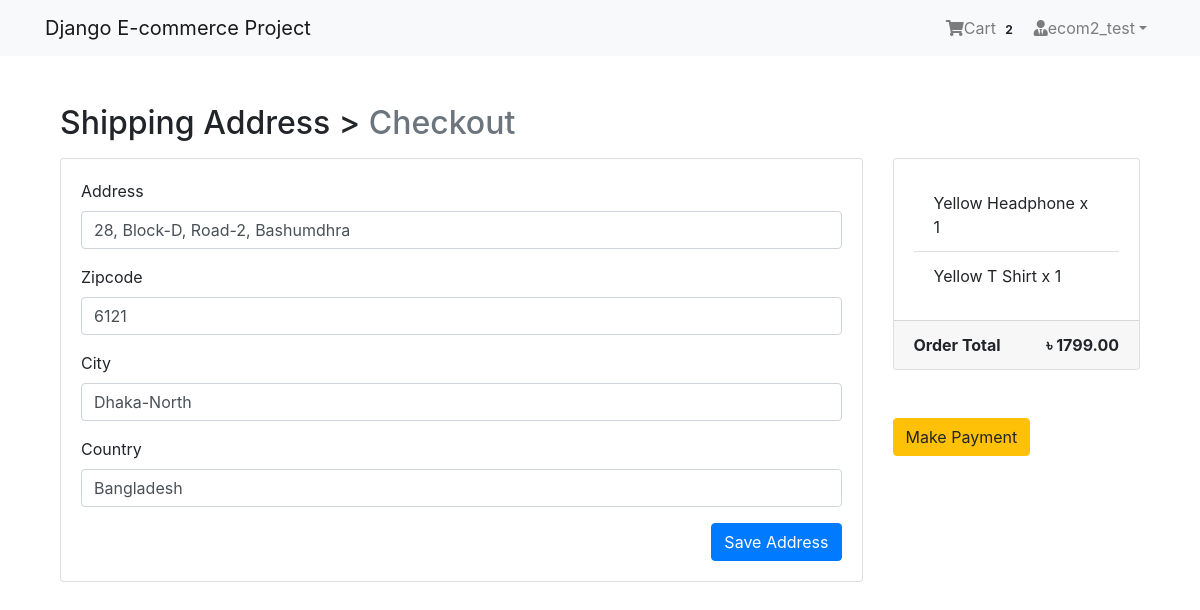
Screenshot of /payment/checkout/ (signed in) with the database file from the repository.
### App_Login/models.py (models this page shows, shortened)
class User(AbstractBaseUser, PermissionsMixin):
    email = models.EmailField(unique=True, null=False)
    is_staff = models.BooleanField(
        ugettext_lazy('staff status'),
        default=False,
        help_text = ugettext_lazy('Designates whether the user can log in this site')
    )
    is_active = models.BooleanField(
        ugettext_lazy('active'),
        default=True,
        help_text=ugettext_lazy('Designates whether this user should be treated as active. Unselect this instead of deleting accounts')
    )
    USERNAME_FIELD = 'email'
    objects = MyUserManager()

class Profile(models.Model):
    user = models.OneToOneField(User, on_delete=models.CASCADE, related_name='profile')
    username = models.CharField(max_length=264, blank=True)
    full_name = models.CharField(max_length=264, blank=True)
    address_1 = models.TextField(max_length=300, blank=True)
    city = models.CharField(max_length=40, blank=True)
    zipcode = models.CharField(max_length=10, blank=True)
    country = models.CharField(max_length=50, blank=True)
    phone = models.CharField(max_length=20, blank=True)
    date_joined = models.DateTimeField(auto_now_add=True)

### App_Order/models.py (models this page shows, shortened)
class Order(models.Model):
    orderitems = models.ManyToManyField(Cart)
    user = models.ForeignKey(settings.AUTH_USER_MODEL, on_delete=models.CASCADE)
    ordered = models.BooleanField(default=False)
    created = models.DateTimeField(auto_now_add=True)
    paymentId = models.CharField(max_length=264, blank=True, null=True)
    orderId = models.CharField(max_length=200, blank=True, null=True)
    def get_totals(self):
        total = 0
        for order_item in self.orderitems.all():
            total += float(order_item.get_total())
        return total

class Cart(models.Model):
    user = models.ForeignKey(settings.AUTH_USER_MODEL, on_delete=models.CASCADE, related_name="cart")
    item = models.ForeignKey(Product, on_delete=models.CASCADE)
    quantity = models.IntegerField(default=1)
    purchased = models.BooleanField(default=False)
    created = models.DateTimeField(auto_now_add=True)
    updated = models.DateTimeField(auto_now=True)
    def get_total(self):
        total = self.item.price * self.quantity
        float_total = format(total, '0.3f')
        return float_total

### App_Payment/models.py (models this page shows, shortened)
class BillingAddress(models.Model):
    user = models.ForeignKey(settings.AUTH_USER_MODEL, on_delete=models.CASCADE)
    address = models.CharField(max_length=264, blank=True)
    zipcode = models.CharField(max_length=10, blank=True)
    city = models.CharField(max_length=30, blank=True)
    country = models.CharField(max_length=20, blank=True)
    def is_fully_filled(self):
        field_names = [f.name for f in self._meta.get_fields()]
        for field_name in field_names:
            value = getattr(self, field_name)
            if value is None or value=='':
                return False
        return True
        class Meta:
            verbose_name_plural = 'Billing Addresses'

### App_Shop/models.py (models this page shows, shortened)
class Product(models.Model):
    mainimage = models.ImageField(upload_to='Products')
    name = models.CharField(max_length=264)
    category = models.ForeignKey(Category, on_delete=models.CASCADE, related_name='category')
    preview_text = models.TextField(max_length=264, verbose_name='Preview Text')
    detail_text = models.TextField(max_length=1000, verbose_name='Description')
    price = models.FloatField()
    old_price = models.FloatField(default=0.00)
    created = models.DateTimeField(auto_now_add=True)
    class Meta:
        ordering = ['-created',]

### App_Payment/views.py (the view)
# urls.py: path('checkout/', views.checkout, name='checkout'),
@login_required
def checkout(request):
    saved_address = BillingAddress.objects.get_or_create(user=request.user)
    saved_address = saved_address[0]
    form = BillingForm(instance=saved_address)
    if request.method == 'POST':
        form = BillingForm(request.POST, instance=saved_address)
        if form.is_valid():
            form.save()
            form = BillingForm(instance=saved_address)
            messages.success(request, f"Shipping Address Saved!")
    order_qs = Order.objects.filter(user=request.user, ordered=False)
    order_items = order_qs[0].orderitems.all()
    order_total = order_qs[0].get_totals()
    return render(request, 'App_Payment/checkout.html', context={'form':form,'order_items':order_items,'order_total':order_total,'saved_address':saved_address})

### App_Payment/forms.py
class BillingForm(forms.ModelForm):
    class Meta:
        model = BillingAddress
        fields = ['address', 'zipcode', 'city', 'country']

### App_Order/templatetags/cart_tag.py (called while the page is built)
@register.filter
def cart_total(user):
    order = Order.objects.filter(user=user, ordered=False)
    if order.exists():
        return order[0].orderitems.count()
    else:
        return 0

### templates/App_Payment/checkout.html (shortened to what this page needs)
{% extends 'base.html' %}
{% load crispy_forms_tags %}
{%block body_block%}
<div class="container mt-5">
  <h2 class="mb-3">
    Shipping Address > <span class="text-muted">Checkout</span>
  </h2>
  <div class="row">
    <div class="col-md-9">
      <div class="card mb-5" style="height:auto;">
        <div class="card-body">
          <form class="" action="" method="POST">
            {{form|crispy}}
            <button type="submit" name="" class="btn btn-primary float-right">Save Address</button>
          </form>
        </div>
      </div>
    </div>
    <div class="col-md-3">
      <div class="card" style="height:auto;">
        <div class="card-body">
          <ul class="list-group list-group-flush">
            {% for order_item in order_items %}
            <li class="list-group-item">{{order_item.item.name}} x {{order_item.quantity}}</li>
            {% endfor %}
          </ul>
        </div>
        <div class="card-footer">
          <span class="float-left"><b>Order Total</b></span>
          <span class="float-right"><b>&#2547; {{order_total|floatformat:2}}</b></span>
        </div>
      </div>
      <br>
      <br>
      {% if saved_address.is_fully_filled %}
      <a href="{% url 'App_Payment:payment' %}" class="btn btn-warning btn-md">Make Payment</a>
      {% else %}
      <div class="alert alert-info">
        <p>Please fill up all the information to make payment</p>
      </div>
      {% endif %}
    </div>
  </div>
</div>
{% endblock %}

### templates/navbar.html (shortened to what this page needs)
{% load cart_tag %}
<nav class="navbar navbar-expand-sm navbar-light bg-light">
  <div class="container">
    <a href="{% url 'App_Shop:home' %}" class="navbar-brand">Django E-commerce Project</a>
    <div class="collapse navbar-collapse" id="navbarNav">
      <ul class="navbar-nav ml-auto">
        {% if request.user.is_authenticated %}
        <li class="nav-item">
          <a href="{% url 'App_Order:cart' %}" class="nav-link">
            <i class="fas fa-shopping-cart"></i>Cart
            <span class="badge badge-light">{{ request.user|cart_total }}</span>
          </a>
        </li>
        <li class="nav-item dropdown">
          <a class="nav-link dropdown-toggle" href="#" id="navbarDropdown" role="button" data-toggle="dropdown" aria-haspopup="true" aria-expanded="false"><i class="fas fa-user-tie"></i>{{request.user.profile.username}}</a>
        </li>
        {% else %}
        <li class="nav-item">
          <a href="{% url 'App_Login:login' %}" class="btn btn-primary">Login</a>
        </li>
        {% endif %}
      </ul>
    </div>
  </div>
</nav>

### templates/base.html (style rules this page uses)
.card { height:350px; }

### rows the page displays
User: user|cart_total "2", user.profile.username "ecom2_test"
BillingAddress: address "28, Block-D, Road-2, Bashumdhra", zipcode "6121", city "Dhaka-North", country "Bangladesh"
Cart: item.name "Yellow Headphone", quantity "1"
Cart: item.name "Yellow T Shirt", quantity "1"

### other values shown
{{ order_total|floatformat:2 }} "1799.00"
